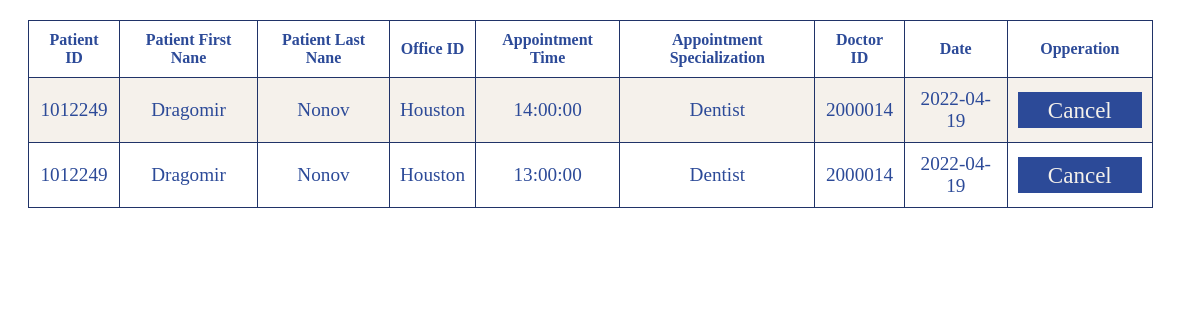
/backend/show_appointments_patient.php (signed in), run on the app's committed database.
### tables this page shows
CREATE TABLE `appointment` (
  `Appt_ID` int NOT NULL AUTO_INCREMENT,
  `Pat_ID` int NOT NULL,
  `Doc_ID` int NOT NULL,
  `Off_ID` varchar(45) NOT NULL,
  `Appt_Specialization` varchar(45) NOT NULL,
  `Appt_Date` date NOT NULL,
  `Appt_Time` time DEFAULT NULL,
  PRIMARY KEY (`Appt_ID`),
  CONSTRAINT `time_constraint` CHECK (((`Appt_Time` >= '08:00:00') and (`Appt_Time` <= '16:00:00')))
);

CREATE TABLE `patient` (
  `Pat_ID` int NOT NULL AUTO_INCREMENT,
  `Pat_First` varchar(45) NOT NULL,
  `Pat_M_init` varchar(45) DEFAULT NULL,
  `Pat_Last` varchar(45) NOT NULL,
  `Pat_Email` varchar(45) NOT NULL,
  `Pat_Phone` varchar(45) DEFAULT NULL,
  `Pat_Gender` varchar(45) NOT NULL,
  `Pat_Race` int NOT NULL,
  `Pat_DOB` date NOT NULL,
  `Pat_Height` float NOT NULL COMMENT 'In Inches',
  `Pat_Weight` float NOT NULL COMMENT 'In Pounds',
  `Pat_Street_Addr` varchar(45) NOT NULL,
  `Pat_City_Addr` varchar(45) NOT NULL,
  `Pat_State_Addr` varchar(45) NOT NULL,
  `Pat_Zip_Addr` int NOT NULL,
  `Pat_Allergy` int NOT NULL,
  `Pat_Password` varchar(45) DEFAULT NULL,
  PRIMARY KEY (`Pat_ID`),
  UNIQUE KEY `Pat_ID_UNIQUE` (`Pat_ID`)
);

### backend/show_appointments_patient.php (the view, shortened to what this page needs)
<?php
    $dbhost = getenv("DBHOST");
    $dbuser = getenv("DBUSER");
    $dbpass = getenv("DBPASS");
    $dbname = getenv("DBNAME");
    $link = mysqli_connect($dbhost, $dbuser, $dbpass) or die("Unable to Connect to '$dbhost'");
    mysqli_select_db($link, $dbname) or die("Could not open the db '$dbname'");
    $select="SELECT a.Pat_ID, a.Doc_ID, a.Off_ID, a.Appt_Time, a.Appt_Specialization, p.Pat_First, p.Pat_Last, a.Appt_Date
    FROM appointment AS a, patient AS p
    WHERE a.Pat_ID = '".$_SESSION['id']."' AND p.Pat_ID = a.Pat_ID";
    $query=mysqli_query($link,$select);
?>
<!DOCTYPE html>
<html>
<head>
    <link rel="stylesheet" href="/index/styles/show_patients.css">
</head>
<body>
    <table border="1" cellpadding="0">
    <tr>
        <th>Patient ID</th>
        <th>Patient First Nane</th>
        <th>Patient Last Nane</th>
        <th>Office ID</th>
        <th>Appointment Time</th>
        <th>Appointment Specialization</th>
        <th>Doctor ID</th>
        <th>Date</th>
        <th>Opperation</th>
    </tr>
    <?php
        $num=mysqli_num_rows($query);
        if ($num>0) {
            while ($result=mysqli_fetch_assoc($query)) {
                echo "
                    <tr>
                        <td>".$result['Pat_ID']."</td>
                        <td>".$result['Pat_First']."</td>
                        <td>".$result['Pat_Last']."</td>
                        <td>".$result['Off_ID']."</td>
                        <td>".$result['Appt_Time']."</td>
                        <td>".$result['Appt_Specialization']."</td>
                        <td>".$result['Doc_ID']."</td>
                        <td>".$result['Appt_Date']."</td>
                        <td>
                            <a href='/backend/show_appointments_patient.php?Appt_ID=".$result['Appt_ID']."'class='btn'>Cancel</a>
                        </td>
                    </tr>
                ";
            }
        }
    ?>
    </table>
</body>

### index/styles/show_patients.css (style rules this page uses)
:root { --shadow: 0px 0px 5px 5px rgba(0, 0, 0, 0.199); --lighter: #F5F1EB; --light: #dad5cf; --mid: #9FCDFC; --main: #008CFF; --accent: #4C72D2; --dark: #2C4A98; --darker: #203368; --green: #138808; --red: #CD5C5C; }
table { margin: 20px; border-collapse: collapse; width: 95%; border: 1px solid var(--darker); }
table th { color: var(--dark); padding: 10px; }
table td { padding: 10px; color: var(--dark); font-size: 1.2em; text-align: center; }
.btn { background: var(--dark); color: var(--lighter); font-size: 1.2em; padding: 5px 30px; text-decoration: none; }
tr:nth-child(even) { background-color: var(--lighter); }

### data on the page
appointment: Pat_ID "1012249", Pat_ID.Pat_First "Dragomir", Pat_ID.Pat_Last "Nonov", Off_ID "Houston", Appt_Time "14:00:00", Appt_Specialization "Dentist", Doc_ID "2000014", Appt_Date "2022-04-19"
appointment: Pat_ID "1012249", Pat_ID.Pat_First "Dragomir", Pat_ID.Pat_Last "Nonov", Off_ID "Houston", Appt_Time "13:00:00", Appt_Specialization "Dentist", Doc_ID "2000014", Appt_Date "2022-04-19"
